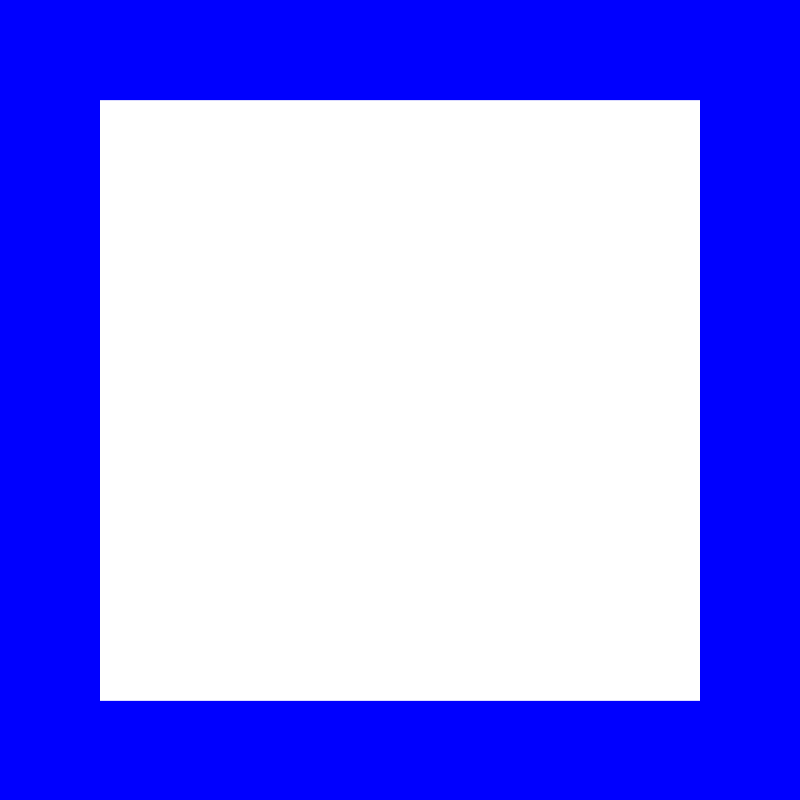
Frame 1 (no input)
Frame 60 (the mouse pressed at the canvas centre just before this capture): identical to frame 1, image omitted
Frame 120 (the mouse held since frame 60 and released just before this capture): blank canvas, image omitted

The Processing sketch that drew this single still picture (run headless with seeded random() and noise(); from frame 60 on, the mouse is pressed at the canvas centre):

// Processing sketch: P04F_01_ForCycle_01
// ── P04F_01_ForCycle_01.pde
void setup() {
  size(800, 800);
  background(0, 0, 255);
  smooth();
}

void draw() {
  background(0, 0, 255);
  stroke(255);
  for (float i=0; i<600; i+=(mouseX+1)) {
    line(100+i, 100, 100+i, 700);
  }
}
